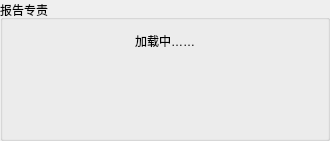
        <widget class="QGroupBox" name="groupBox_8">
         <property name="minimumSize">
          <size>
           <width>0</width>
           <height>0</height>
          </size>
         </property>
         <property name="maximumSize">
          <size>
           <width>16777215</width>
           <height>16777215</height>
          </size>
         </property>
         <property name="styleSheet">
          <string notr="true"/>
         </property>
         <property name="title">
          <string>报告专责</string>
         </property>
         <layout class="QVBoxLayout" name="verticalLayout_6">
          <item>
           <layout class="QHBoxLayout" name="horizontalLayout_14">
            <item>
             <widget class="QPushButton" name="pushButton_43">
              <property name="styleSheet">
               <string notr="true">QPushButton {
    background-image: url(:/Image/icon/shangyizhang_1.png);  /* 正常状态图片 */
    background-repeat: no-repeat;
    background-position: center;
    border: none;  /* 可选：移除边框 */
	min-width: 70px;
	max-width: 70px;
	min-height: 20px;
	max-height: 20px;
}

QPushButton:hover {
    background-image: url(:/Image/icon/shangyizhang_2.png);  /* 悬停状态图片 */
}</string>
              </property>
              <property name="text">
               <string/>
              </property>
             </widget>
            </item>
            <item>
             <widget class="QLabel" name="label_36">
              <property name="minimumSize">
               <size>
                <width>150</width>
                <height>0</height>
               </size>
              </property>
              <property name="text">
               <string>加载中……</string>
              </property>
              <property name="alignment">
               <set>Qt::AlignmentFlag::AlignCenter</set>
              </property>
             </widget>
            </item>
            <item>
             <widget class="QPushButton" name="pushButton_44">
              <property name="styleSheet">
               <string notr="true">QPushButton {
    background-image: url(:/Image/icon/xiayizhang_1.png);  /* 正常状态图片 */
    background-repeat: no-repeat;
    background-position: center;
    border: none;  /* 可选：移除边框 */
	min-width: 70px;
	max-width: 70px;
	min-height: 20px;
	max-height: 20px;
}

QPushButton:hover {
    background-image: url(:/Image/icon/xiayizhang_2.png);  /* 悬停状态图片 */
}</string>
              </property>
              <property name="text">
               <string/>
              </property>
             </widget>
            </item>
           </layout>
          </item>
          <item>
           <layout class="QHBoxLayout" name="horizontalLayout_16">
            <item>
             <widget class="QPushButton" name="pushButton_9">
              <property name="styleSheet">
               <string notr="true">QPushButton {
    background-image: url(:/Image/icon/baocun_1.png);  /* 正常状态图片 */
    background-repeat: no-repeat;
    background-position: center;
    border: none;  /* 可选：移除边框 */
	min-width: 70px;
	max-width: 70px;
	min-height: 70px;
	max-height: 70px;
}

QPushButton:hover {
    background-image: url(:/Image/icon/baocun_2.png);  /* 悬停状态图片 */
}</string>
              </property>
              <property name="text">
               <string/>
              </property>
             </widget>
            </item>
            <item>
             <widget class="QPushButton" name="pushButton_10">
              <property name="minimumSize">
               <size>
                <width>70</width>
                <height>70</height>
               </size>
              </property>
              <property name="maximumSize">
               <size>
                <width>70</width>
                <height>70</height>
               </size>
              </property>
              <property name="styleSheet">
               <string notr="true">QPushButton {
    background-image: url(:/Image/icon/huanyuan_1.png);  /* 正常状态图片 */
    background-repeat: no-repeat;
    background-position: center;
    border: none;  /* 可选：移除边框 */
	min-width: 70px;
	max-width: 70px;
	min-height: 70px;
	max-height: 70px;
}

QPushButton:hover {
    background-image: url(:/Image/icon/huanyuan_2.png);  /* 悬停状态图片 */
}</string>
              </property>
              <property name="text">
               <string/>
              </property>
             </widget>
            </item>
            <item>
             <widget class="QPushButton" name="pushButton_59">
              <property name="minimumSize">
               <size>
                <width>70</width>
                <height>70</height>
               </size>
              </property>
              <property name="maximumSize">
               <size>
                <width>70</width>
                <height>70</height>
               </size>
              </property>
              <property name="styleSheet">
               <string notr="true">QPushButton {
    background-image: url(:/Image/icon/baocunbendi_1.png);  /* 正常状态图片 */
    background-repeat: no-repeat;
    background-position: center;
    border: none;  /* 可选：移除边框 */
	min-width: 70px;
	max-width: 70px;
	min-height: 70px;
	max-height: 70px;
}

QPushButton:hover {
    background-image: url(:/Image/icon/baocunbendi_2.png);  /* 悬停状态图片 */
}</string>
              </property>
              <property name="text">
               <string/>
              </property>
             </widget>
            </item>
            <item>
             <widget class="QPushButton" name="pushButton_39">
              <property name="styleSheet">
               <string notr="true">QPushButton {
    background-image: url(:/Image/icon/shangchuan_1.png);  /* 正常状态图片 */
    background-repeat: no-repeat;
    background-position: center;
    border: none;  /* 可选：移除边框 */
	min-width: 70px;
	max-width: 70px;
	min-height: 70px;
	max-height: 70px;
}

QPushButton:hover {
    background-image: url(:/Image/icon/shangchuan_2.png);  /* 悬停状态图片 */
}</string>
              </property>
              <property name="text">
               <string/>
              </property>
             </widget>
            </item>
           </layout>
          </item>
         </layout>
        </widget>
